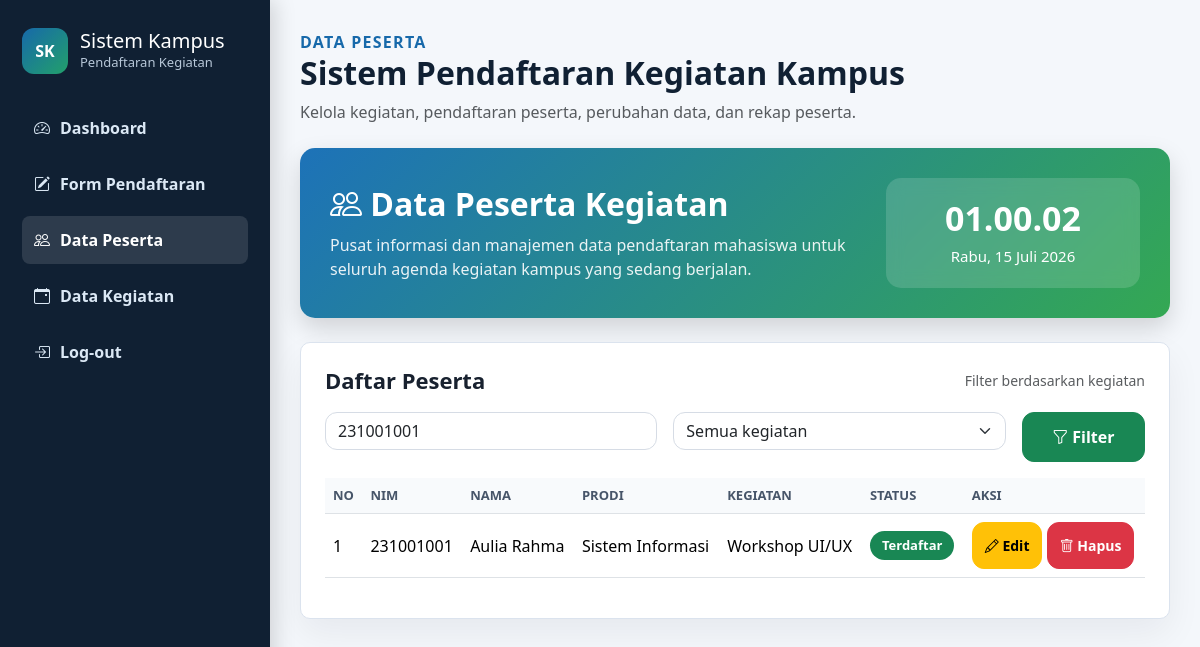
The page /data_peserta.php?keyword=231001001 on the database its author committed.
### tables this page shows
CREATE TABLE `peserta` (
  `id_peserta` int(11) NOT NULL,
  `id_kegiatan` int(11) NOT NULL,
  `nim` varchar(20) NOT NULL,
  `nama_lengkap` varchar(100) NOT NULL,
  `program_studi` varchar(100) NOT NULL,
  `semester` tinyint(4) NOT NULL,
  `no_hp` varchar(20) DEFAULT NULL,
  `email` varchar(100) DEFAULT NULL,
  `alamat` text DEFAULT NULL,
  `status_pendaftaran` enum('terdaftar','hadir','batal') NOT NULL DEFAULT 'terdaftar',
  `tanggal_daftar` timestamp NOT NULL DEFAULT current_timestamp(),
  `catatan` text DEFAULT NULL
);

CREATE TABLE `kegiatan` (
  `id_kegiatan` int(11) NOT NULL,
  `kode_kegiatan` varchar(20) NOT NULL,
  `nama_kegiatan` varchar(150) NOT NULL,
  `kategori` enum('Seminar','Workshop','Lomba','Pelatihan','Lainnya') NOT NULL,
  `tanggal` date NOT NULL,
  `waktu_mulai` time NOT NULL,
  `waktu_selesai` time DEFAULT NULL,
  `lokasi` varchar(150) NOT NULL,
  `kuota` int(11) NOT NULL,
  `deskripsi` text DEFAULT NULL,
  `status` enum('dibuka','ditutup','selesai') NOT NULL DEFAULT 'dibuka',
  `created_by` int(11) DEFAULT NULL,
  `created_at` timestamp NOT NULL DEFAULT current_timestamp(),
  `updated_at` timestamp NOT NULL DEFAULT current_timestamp() ON UPDATE current_timestamp()
);

### data_peserta.php (the view, shortened to what this page needs)
<?php
include 'koneksi.php';
$keyword = isset($_GET['keyword']) ? $_GET['keyword'] : '';
$query = "
    SELECT
        peserta.*,
        kegiatan.nama_kegiatan
    FROM peserta
    JOIN kegiatan
        ON peserta.id_kegiatan = kegiatan.id_kegiatan
    WHERE 1=1
";
if ($keyword != '') {
    $query .= "
        AND (
            peserta.nim LIKE '%$keyword%'
            OR peserta.nama_lengkap LIKE '%$keyword%'
        )
    ";
}
$query .= "
    ORDER BY peserta.id_peserta DESC
";
$data_peserta = mysqli_query($koneksi, $query);
?>
<!doctype html>
<html lang="id">
<head>
    <link href="https://cdn.jsdelivr.net/npm/bootstrap@5.3.3/dist/css/bootstrap.min.css" rel="stylesheet">
    <link href="https://cdn.jsdelivr.net/npm/bootstrap-icons@1.11.3/font/bootstrap-icons.css" rel="stylesheet">
    <link href="assets/css/style.css" rel="stylesheet">
</head>
<body>
    <aside class="sidebar">
        <div class="brand">
            <div class="brand-logo">SK</div>
            <div>
                <h1>Sistem Kampus</h1>
                <p>Pendaftaran Kegiatan</p>
            </div>
        </div>
        <nav class="menu">
            <a href="dashboard.php">
                <i class="bi bi-speedometer2"></i> Dashboard
            </a>
            <a href="form_daftar.php">
                <i class="bi bi-pencil-square"></i> Form Pendaftaran
            </a>
            <a href="data_peserta.php" class="active">
                <i class="bi bi-people"></i> Data Peserta
            </a>
            <a href="kegiatan.php">
                <i class="bi bi-calendar-event"></i> Data Kegiatan
            </a>
            <a href="logout.php">
                <i class="bi bi-box-arrow-in-right"></i> Log-out
            </a>
        </nav>
    </aside>
    <main class="content">
        <section class="topbar">
            <div>
                <p class="label">Data Peserta</p>
                <h2>Sistem Pendaftaran Kegiatan Kampus</h2>
                <p class="text-muted">
                    Kelola kegiatan, pendaftaran peserta, perubahan data, dan rekap peserta.
                </p>
            </div>
        </section>
        <section class="hero-dashboard mb-4" style="background: linear-gradient(135deg, #1d72b8 0%, #34a853 100%); color: white; padding: 30px; border-radius: 15px;">
            <div class="row align-items-center">
                <div class="col-lg-8">
                    <h2><i class="bi bi-people"></i> Data Peserta Kegiatan</h2>
                    <p class="mb-0">Pusat informasi dan manajemen data pendaftaran mahasiswa untuk seluruh agenda kegiatan kampus yang sedang berjalan.</p>
                </div>
                <div class="col-lg-4 text-lg-end">
                    <div class="hero-time">
                        <h3 id="jam">00:00:00</h3>
                        <span id="tanggal">Senin, 1 Januari 2026</span>
                    </div>
                </div>
            </div>
        </section>
        <section class="card-box mb-4">
            <div class="section-title">
                <h3>Daftar Peserta</h3>
                <span class="text-muted">Filter berdasarkan kegiatan</span>
            </div>
            <form method="get" class="row g-3 mb-3">
                <div class="col-md-5">
                    <input
                        type="text"
                        id="inputCari"
                        name="keyword"
                        class="form-control"
                        placeholder="Cari nama atau NIM..."
                        value="<?= htmlspecialchars($keyword); ?>"
                    >
                </div>
                <div class="col-md-5">
                    <select name="filter_kegiatan" class="form-select">
                        <option value="">Semua kegiatan</option>
                    </select>
                </div>
                <div class="col-md-2">
                    <button type="submit" class="btn btn-success w-100">
                        <i class="bi bi-funnel"></i> Filter
                    </button>
                </div>
            </form>
            <div class="table-responsive">
                <table class="table table-hover align-middle">
                    <thead>
                        <tr>
                            <th>No</th>
                            <th>NIM</th>
                            <th>Nama</th>
                            <th>Prodi</th>
                            <th>Kegiatan</th>
                            <th>Status</th>
                            <th>Aksi</th>
                        </tr>
                    </thead>
                    <tbody id="tabelPeserta">
                    <?php
                    $no = 1;
                    while($peserta = mysqli_fetch_assoc($data_peserta)){
                    ?>
                        <tr>
                            <td><?= $no++; ?></td>
                            <td><?= htmlspecialchars($peserta['nim']); ?></td>
                            <td><?= htmlspecialchars($peserta['nama_lengkap']); ?></td>
                            <td><?= htmlspecialchars($peserta['program_studi']); ?></td>
                            <td><?= htmlspecialchars($peserta['nama_kegiatan']); ?></td>
                            <td>
                                <?php if($peserta['status_pendaftaran'] == 'hadir'){ ?>
                                    <span class="badge bg-primary">Hadir</span>
                                <?php } elseif($peserta['status_pendaftaran'] == 'batal'){ ?>
                                    <span class="badge bg-danger">Batal</span>
                                <?php } else { ?>
                                    <span class="badge bg-success">Terdaftar</span>
                                <?php } ?>
                            </td>
                            <td>
                                <a href="edit_data.php?id=<?= $peserta['id_peserta']; ?>" class="btn btn-sm btn-warning">
                                    <i class="bi bi-pencil"></i> Edit
                                </a>
                                <a href="hapus_peserta.php?id=<?= $peserta['id_peserta']; ?>"
                                   onclick="return confirm('Yakin ingin menghapus data milik <?= htmlspecialchars($peserta['nama_lengkap']); ?>?')"
                                   class="btn btn-sm btn-danger">
                                    <i class="bi bi-trash"></i> Hapus
                                </a>
                            </td>
                        </tr>
                    <?php } ?>
                    </tbody>
                </table>
            </div>
        </section>
    </main>
</body>
</html>

### assets/css/style.css (style rules this page uses)
:root { --primary: #1769aa; --dark: #102033; --green: #22a06b; --light: #f6f8fb; --line: #dbe3ee; --text: #18212f; }
body { margin: 0; min-height: 100vh; color: var(--text); background: var(--light); font-family: "Segoe UI", Arial, sans-serif; }
.sidebar { position: fixed; width: 270px; min-height: 100vh; padding: 28px 22px; background: var(--dark); color: #fff; }
.brand { display: flex; gap: 12px; align-items: center; margin-bottom: 30px; }
.brand-logo { width: 46px; height: 46px; display: grid; place-items: center; border-radius: 12px; background: linear-gradient(135deg, var(--primary), var(--green)); font-weight: 800; }
.brand h1 { margin: 0; font-size: 20px; }
.brand p { margin: 0; color: #b7c7d8; font-size: 13px; }
.menu { display: grid; gap: 8px; }
.menu a { display: flex; gap: 10px; align-items: center; padding: 12px; border-radius: 8px; color: #dbe8f5; text-decoration: none; font-weight: 600; }
.menu a:hover, .menu a.active { background: rgba(255, 255, 255, .12); color: #fff; }
.content { margin-left: 270px; padding: 30px; }
.topbar { display: flex; justify-content: space-between; gap: 20px; align-items: center; margin-bottom: 24px; }
.label { color: var(--primary); font-weight: 800; letter-spacing: .08em; text-transform: uppercase; }
.card-box, .stat-card { border: 1px solid var(--line); border-radius: 10px; background: #fff; box-shadow: 0 15px 35px rgba(15, 23, 42, .06); }
.card-box { padding: 24px; }
.section-title { display: flex; justify-content: space-between; gap: 12px; align-items: center; margin-bottom: 18px; }
.section-title h3 { margin: 0; font-size: 22px; font-weight: 800; }
.section-title span { color: #64748b; font-size: 14px; }
.form-control, .form-select, .btn { border-radius: 8px; }
.table thead th { background: #f8fafc; color: #475569; font-size: 13px; text-transform: uppercase; }
body { background: #f4f7fb; }
.card-box, .stat-card { transition: all 0.3s ease; }
.sidebar { box-shadow: 5px 0 20px rgba(0,0,0,.15); }
.menu a { transition: all .3s ease; }
.topbar h2 { font-weight: 800; color: #102033; }
.topbar p { margin-bottom: 0; }
.card-box, .stat-card, .btn { animation: fadeUp .6s ease; }
.card-box { transition:.35s; }
.btn { transition:.3s; }
.table tbody tr { transition:.25s; }
body { animation:fadePage .8s ease; }
.hero-dashboard { background:linear-gradient(135deg,#1769aa,#22a06b); color:white; padding:35px; border-radius:20px; margin-bottom:25px; box-shadow:0 15px 35px rgba(0,0,0,.12); }
.hero-dashboard h2 { font-weight:800; }
.hero-dashboard p { margin-top:10px; opacity:.95; }
.hero-time { background:rgba(255,255,255,.18); padding:20px; border-radius:15px; text-align:center; }
.hero-time h3 { font-size:34px; font-weight:800 }
.hero-time span { font-size:15px; }
.hero-dashboard { background: linear-gradient(135deg,#1769aa,#22a06b); color:#fff; border-radius:18px; padding:35px; margin-bottom:25px; box-shadow:0 12px 30px rgba(0,0,0,.15); }
.hero-dashboard h2 { font-weight:700; margin-bottom:10px; }
.hero-dashboard p { opacity:.95; margin-bottom:0; }
.hero-time { background:rgba(255,255,255,.15); backdrop-filter:blur(8px); border-radius:15px; padding:20px; text-align:center; }
.hero-time h3 { font-size:32px; font-weight:700; margin-bottom:5px; }
.form-control, .form-select { border-radius:12px; border:1px solid #d6dce5; transition:.3s; }
.btn { border-radius:12px; transition:.3s; }
.content { animation:fadeIn .6s ease; }
.hero-dashboard { background: linear-gradient(135deg,#1769aa,#22a06b); color:#fff; padding:35px; border-radius:18px; margin-bottom:30px; box-shadow:0 10px 25px rgba(0,0,0,.15); animation:fadeUp .8s; }
.hero-dashboard p { opacity:.9; }
.hero-dashboard h3 { font-size:34px; font-weight:bold; }
.hero-dashboard span { font-size:15px; }
.table tbody tr { transition:.3s; }
.form-control { border-radius:0 10px 10px 0; }
.badge { font-size:13px; padding:8px 12px; border-radius:30px; }
.card-box { animation:fadeUp .8s; }
.form-control, .form-select { border-radius:12px; transition:.3s; }
.btn { border-radius:12px; padding:12px; font-weight:600; transition:.3s; }

### rows shown on the page
peserta: nim "231001001", nama_lengkap "Aulia Rahma", program_studi "Sistem Informasi", id_kegiatan.nama_kegiatan "Workshop UI/UX", status_pendaftaran "Terdaftar"
